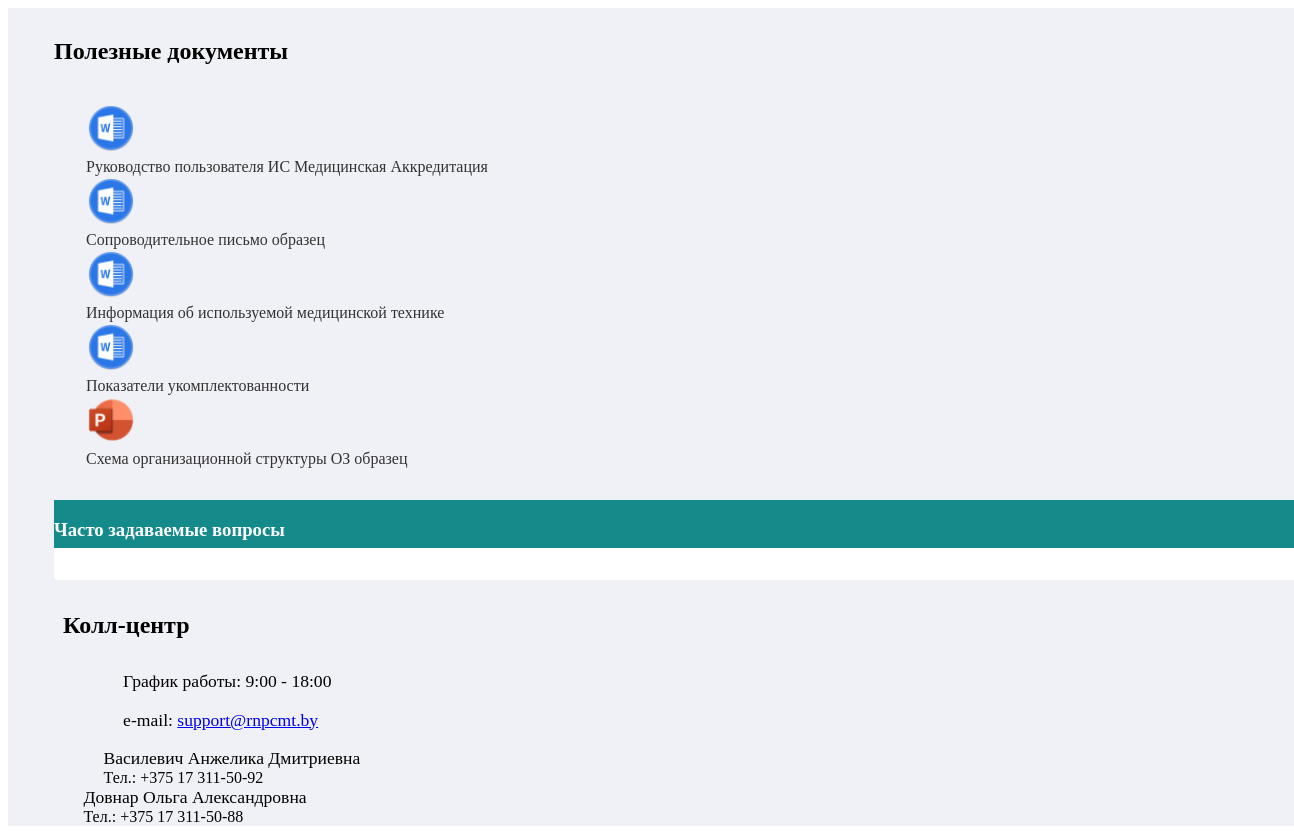
The page /help.php on the database as committed earlier.
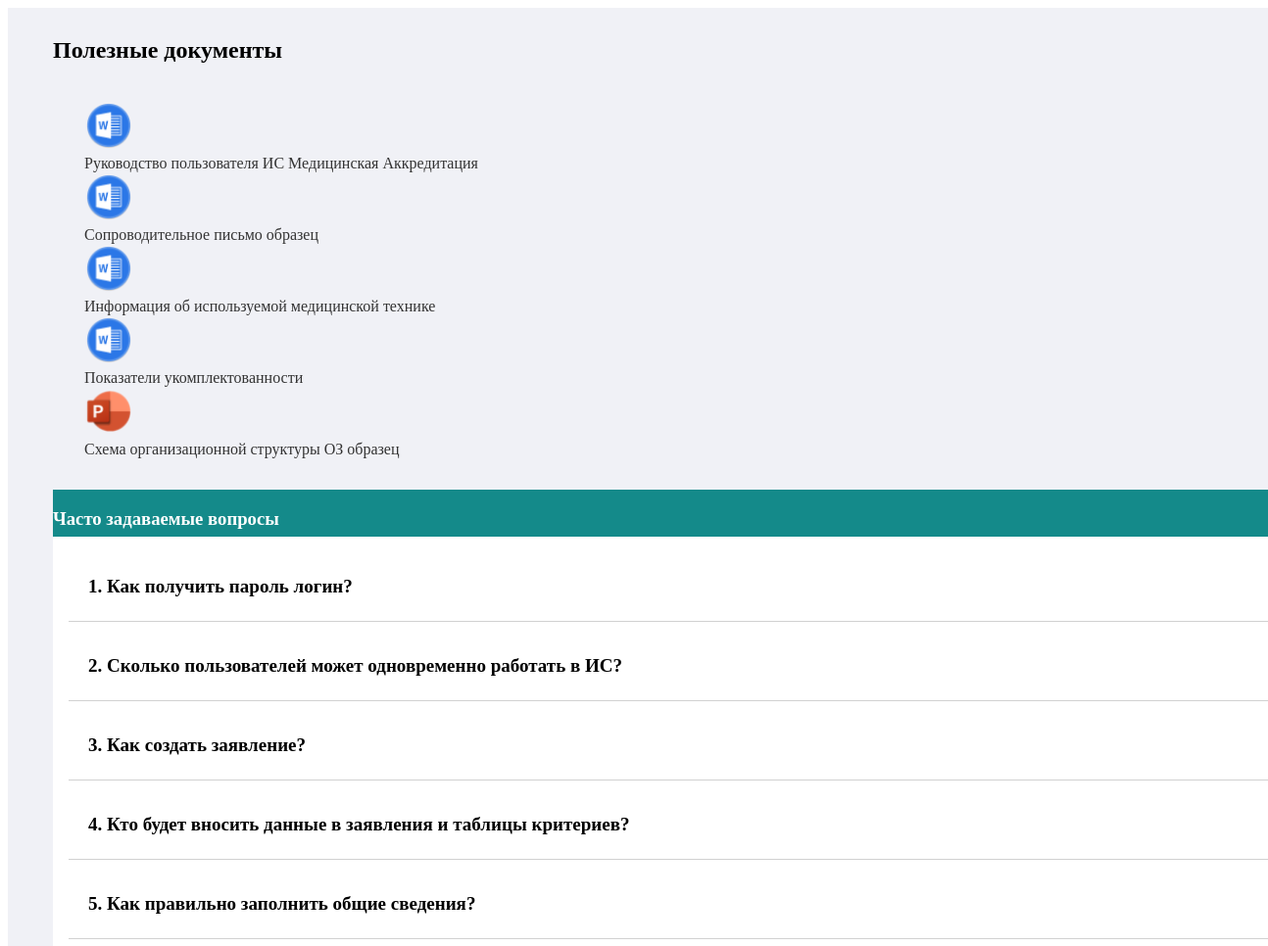
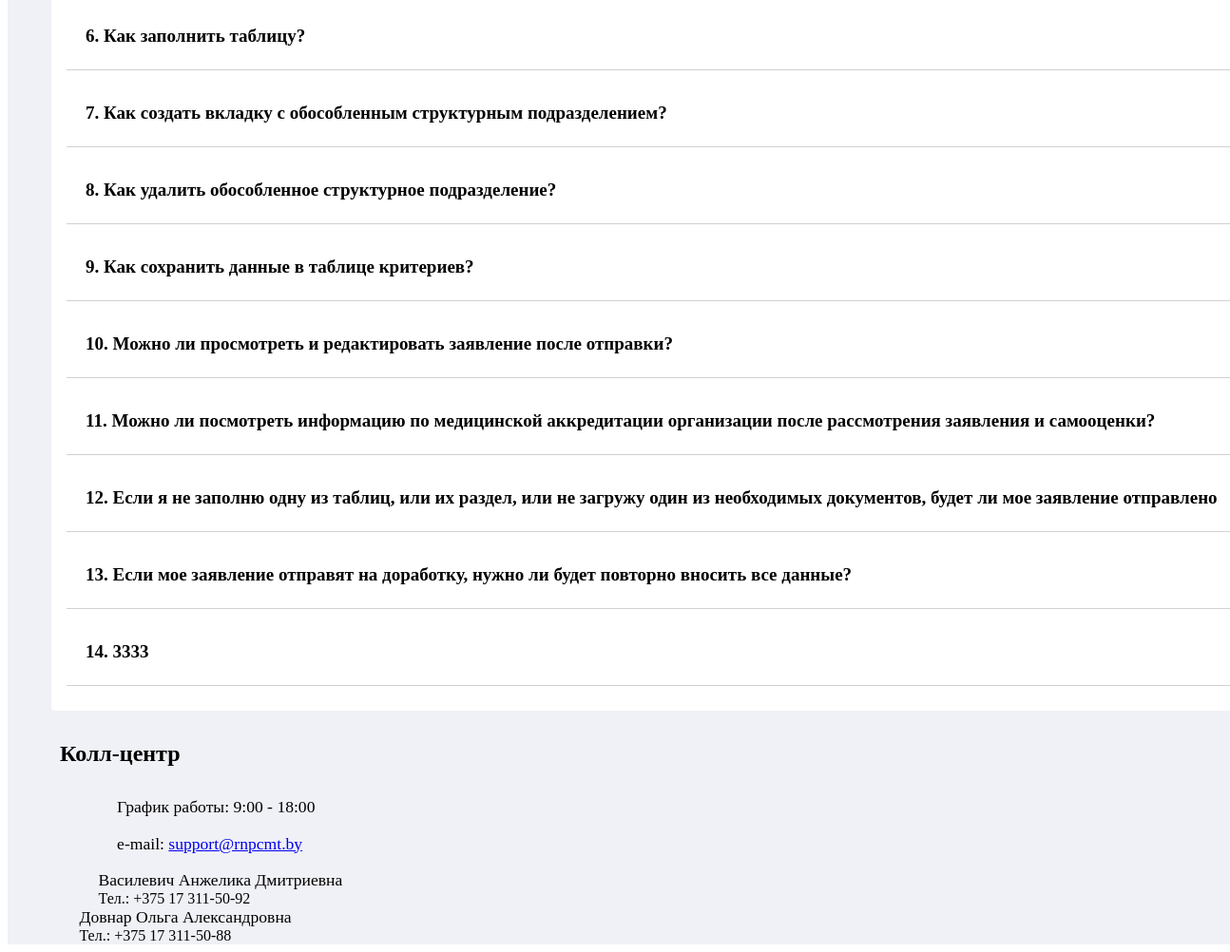
The same page on the database as committed later (2 pictures, top to bottom).
### tables this page shows
CREATE TABLE `questions` (
  `id_question` int NOT NULL,
  `email` text,
  `question` text,
  `answer` text,
  `id_user` int NOT NULL,
  `type_question` text,
  `file` text,
  `date_question` datetime DEFAULT NULL,
  `date_answer` datetime DEFAULT NULL,
  `important` int DEFAULT NULL
);

### help.php (the view, shortened to what this page needs)
<div class="content-wrapper">
    <h2 for="quastion" style = "margin-top: 1rem">Полезные документы</h2><br/>
    <div class="row" >
        <div class="col-lg-2">
            <a href="documentation/Руководство пользователя ИС Медицинская Аккредитация.docx" class="file-link">
                <img src="assets/images/word-icon.png" alt="Word" class="file-icon">
                <span class="file-name">Руководство пользователя ИС Медицинская Аккредитация</span>
            </a>
        </div>
        <div class="col-lg-2" >
            <a href="documentation/Сопроводительное письмо образец.docx" class="file-link">
                <img src="assets/images/word-icon.png" alt="PDF" class="file-icon">
                <span class="file-name">Сопроводительное письмо образец</span>
            </a>
        </div>
        <div class="col-lg-2">
            <a href="documentation/Информация об используемой медицинской технике.docx" class="file-link">
                <img src="assets/images/word-icon.png" alt="PDF" class="file-icon">
                <span class="file-name">Информация об используемой медицинской технике</span>
            </a>
        </div>
        <div class="col-lg-2">
            <a href="documentation/Показатели укомплектованности.docx" class="file-link">
                <img src="assets/images/word-icon.png" alt="PDF" class="file-icon">
                <span class="file-name">Показатели укомплектованности</span>
            </a>
        </div>
        <div class="col-lg-2" >
            <a href="documentation/Схема_организационной_структуры_ОЗ_образец.pptx" class="file-link">
                <img src="assets/images/pptx-icon.png" alt="PDF" class="file-icon">
                <span class="file-name">Схема организационной структуры ОЗ образец</span>
            </a>
        </div>
    </div>
    <section class="content">
        <div class="card direct-chat direct-chat-primary" style="margin-top: 2rem">
            <div class="card direct-chat direct-chat-primary" >
                <div class="card-header" style="background-color: #148A8A; color: white; height: 3rem">
                    <h3 class="card-title" style=" color: white;">Часто задаваемые вопросы</h3>
                </div>
            <div class="card-body">
                <?php
                $query = "SELECT * FROM `questions` where important  = 1";
                $result=mysqli_query($con, $query) or die ( mysqli_error($con));
                for ($data = []; $row = mysqli_fetch_assoc($result); $data[] = $row);
                $i=0;
                foreach ($data as $app) {
                    $i++;
                ?>
                <div class="faq">
                    <div class="question" style="cursor: pointer">
                        <p><?= $i?>. <span>   <?= $app['question']?></span></p>
                    </div>
                </div>
                <?php } ?>
            </div>
            </div>
        </div>
    </section>
    <div class="container-fluid1" style="margin-top: 2rem; width: 80%;">
    <h2>Колл-центр</h2>
    <div class="row" style="margin-top: 2rem">
        <section class="col-lg-12" style="padding-left: 2%; ">
            <div class="row" >
                <section class="col-lg-4" style="padding-left: 2%">
                    <div class="row mb-0" style="font-size: 1.1rem" >
                    <section  style="padding-left: 2%">
                        <p style="display:inline;font-size: 1.1rem">График работы: 9:00 - 18:00</p>
                    </section>
                    </div>
                    <div class="row mb-0" style="font-size: 1.1rem" >
                        <section style="padding-left: 2%">
                            <p style="text-align: justify;font-size: 1.1rem">e-mail: <a href="mailto:support@rnpcmt.by">support@rnpcmt.by</a></p>
                        </section>
                    </div>
                </section>
                <section class="col-lg-4" style="padding-left: 2%">
                    <p style="display:inline; font-size: 1.1rem">Василевич Анжелика Дмитриевна</p><br/>
                    Тел.: +375 17 311-50-92<br/>
                </section>
                <section class="col-lg-4">
                    <p class="card-text" style="display:inline; font-size: 1.1rem">Довнар Ольга Александровна</p><br/>
                    Тел.: +375 17 311-50-88<br/>
                </section>
            </div>
        </section>
    </div>
    </div>
</div>

### help.php (style rules this page uses)
.card { position: relative; display: -ms-flexbox; display: flex; -ms-flex-direction: column; flex-direction: column; min-width: 0; word-wrap: break-word; background-color: #fff; background-clip: border-box; border: 0 solid rgba(0, 0, 0, 0.125); border-radius: 0.25rem; }
.card .card-body { padding: 1rem; }
.content-wrapper { background: #f0f1f6; padding: 0.875rem 2.875rem 0 2.875rem; width: 100%; -webkit-box-flex: 1; -ms-flex-positive: 1; flex-grow: 1; }
.container-fluid1 { width: 50%; padding-right: 9px; padding-left: 9px; margin-right: auto; margin-left: 0; }
.question { padding: 5px 20px; border-bottom: 1px solid #d1d1d1; max-width: 100%; margin-bottom: 10px; width: 100%; text-align: left; font-size: 19px; font-weight: 600; }
.file-link { text-decoration: none; color: #333; }
.file-icon { width: 50px; height: 50px; }
.file-name { display: block; margin-top: 5px; }
.col-lg-2 { margin-left: 2rem }

Rows that differ between the two databases and show on the page:
added questions: question "Как получить пароль логин?"
added questions: question "Сколько пользователей может одновременно работать в ИС?"
added questions: question "Как создать заявление?"
added questions: question "Кто будет вносить данные в заявления и таблицы критериев?"
added questions: question "Как правильно заполнить общие сведения?"
added questions: question "Как заполнить таблицу?"
added questions: question "Как создать вкладку с обособленным структурным подразделением?"
added questions: question "Как удалить обособленное структурное подразделение?"
added questions: question "Как сохранить данные в таблице критериев?"
added questions: question "Можно ли просмотреть и редактировать заявление после отправки?"
added questions: question "Можно ли посмотреть информацию по медицинской аккредитации организации после рассмотрения заявления и самооценки?"
added questions: question "Если я не заполню одну из таблиц, или их раздел, или не загружу один из необходимых документов, будет ли мое заявление отправлено"
added questions: question "Если мое заявление отправят на доработку, нужно ли будет повторно вносить все данные?"
added questions: question "3333"
